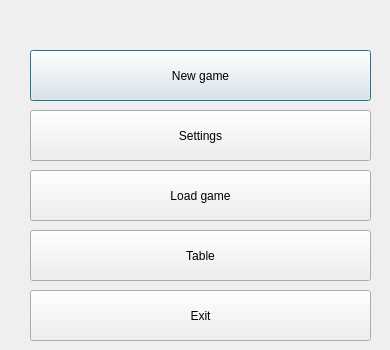
<?xml version="1.0" encoding="UTF-8"?>
<ui version="4.0">
 <class>Menu_6_7</class>
 <widget class="QDialog" name="Menu_6_7">
  <property name="geometry">
   <rect>
    <x>0</x>
    <y>0</y>
    <width>390</width>
    <height>350</height>
   </rect>
  </property>
  <property name="windowTitle">
   <string>Dialog</string>
  </property>
  <widget class="QPushButton" name="New_game">
   <property name="geometry">
    <rect>
     <x>30</x>
     <y>50</y>
     <width>341</width>
     <height>51</height>
    </rect>
   </property>
   <property name="text">
    <string>New game</string>
   </property>
  </widget>
  <widget class="QPushButton" name="Load_game">
   <property name="geometry">
    <rect>
     <x>30</x>
     <y>170</y>
     <width>341</width>
     <height>51</height>
    </rect>
   </property>
   <property name="text">
    <string>Load game</string>
   </property>
  </widget>
  <widget class="QPushButton" name="Show_table">
   <property name="geometry">
    <rect>
     <x>30</x>
     <y>230</y>
     <width>341</width>
     <height>51</height>
    </rect>
   </property>
   <property name="text">
    <string>Table</string>
   </property>
  </widget>
  <widget class="QPushButton" name="Exit_1">
   <property name="geometry">
    <rect>
     <x>30</x>
     <y>290</y>
     <width>341</width>
     <height>51</height>
    </rect>
   </property>
   <property name="text">
    <string>Exit</string>
   </property>
  </widget>
  <widget class="QLabel" name="label">
   <property name="geometry">
    <rect>
     <x>0</x>
     <y>0</y>
     <width>391</width>
     <height>351</height>
    </rect>
   </property>
   <property name="tabletTracking">
    <bool>false</bool>
   </property>
   <property name="autoFillBackground">
    <bool>true</bool>
   </property>
   <property name="inputMethodHints">
    <set>Qt::ImhNone</set>
   </property>
   <property name="text">
    <string/>
   </property>
   <property name="pixmap">
    <pixmap>Icone.jpg</pixmap>
   </property>
   <property name="scaledContents">
    <bool>true</bool>
   </property>
   <property name="wordWrap">
    <bool>false</bool>
   </property>
  </widget>
  <widget class="QPushButton" name="Settings">
   <property name="geometry">
    <rect>
     <x>30</x>
     <y>110</y>
     <width>341</width>
     <height>51</height>
    </rect>
   </property>
   <property name="text">
    <string>Settings</string>
   </property>
  </widget>
  <zorder>label</zorder>
  <zorder>New_game</zorder>
  <zorder>Load_game</zorder>
  <zorder>Show_table</zorder>
  <zorder>Exit_1</zorder>
  <zorder>Settings</zorder>
 </widget>
 <resources/>
 <connections/>
</ui>
